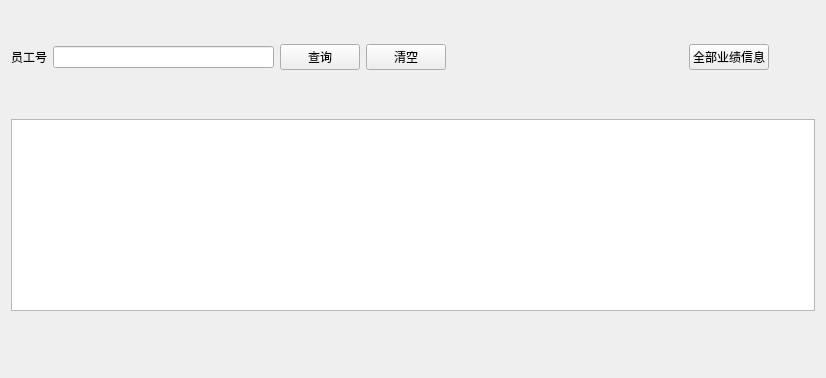
     <widget class="QWidget" name="tab_4">
      <attribute name="title">
       <string>业绩查看</string>
      </attribute>
      <layout class="QGridLayout" name="gridLayout_13">
       <item row="0" column="2">
        <spacer name="verticalSpacer_31">
         <property name="orientation">
          <enum>Qt::Vertical</enum>
         </property>
         <property name="sizeType">
          <enum>QSizePolicy::Fixed</enum>
         </property>
         <property name="sizeHint" stdset="0">
          <size>
           <width>215</width>
           <height>33</height>
          </size>
         </property>
        </spacer>
       </item>
       <item row="3" column="0" colspan="8">
        <widget class="QTableWidget" name="tw_ygyj">
         <property name="font">
          <font>
           <pointsize>10</pointsize>
          </font>
         </property>
        </widget>
       </item>
       <item row="1" column="0">
        <widget class="QLabel" name="label_57">
         <property name="text">
          <string>员工号</string>
         </property>
        </widget>
       </item>
       <item row="4" column="0">
        <spacer name="verticalSpacer_29">
         <property name="orientation">
          <enum>Qt::Vertical</enum>
         </property>
         <property name="sizeType">
          <enum>QSizePolicy::Fixed</enum>
         </property>
         <property name="sizeHint" stdset="0">
          <size>
           <width>10</width>
           <height>56</height>
          </size>
         </property>
        </spacer>
       </item>
       <item row="1" column="7">
        <spacer name="horizontalSpacer_50">
         <property name="orientation">
          <enum>Qt::Horizontal</enum>
         </property>
         <property name="sizeHint" stdset="0">
          <size>
           <width>40</width>
           <height>20</height>
          </size>
         </property>
        </spacer>
       </item>
       <item row="1" column="3">
        <widget class="QPushButton" name="btn_ygyj">
         <property name="maximumSize">
          <size>
           <width>175</width>
           <height>16777215</height>
          </size>
         </property>
         <property name="text">
          <string>查询</string>
         </property>
        </widget>
       </item>
       <item row="1" column="6">
        <widget class="QPushButton" name="btn_syygyj">
         <property name="text">
          <string>全部业绩信息</string>
         </property>
        </widget>
       </item>
       <item row="1" column="1" colspan="2">
        <widget class="QLineEdit" name="let_ygh"/>
       </item>
       <item row="1" column="5">
        <spacer name="horizontalSpacer_51">
         <property name="orientation">
          <enum>Qt::Horizontal</enum>
         </property>
         <property name="sizeType">
          <enum>QSizePolicy::Expanding</enum>
         </property>
         <property name="sizeHint" stdset="0">
          <size>
           <width>231</width>
           <height>20</height>
          </size>
         </property>
        </spacer>
       </item>
       <item row="2" column="1">
        <spacer name="verticalSpacer_30">
         <property name="orientation">
          <enum>Qt::Vertical</enum>
         </property>
         <property name="sizeType">
          <enum>QSizePolicy::Fixed</enum>
         </property>
         <property name="sizeHint" stdset="0">
          <size>
           <width>0</width>
           <height>43</height>
          </size>
         </property>
        </spacer>
       </item>
       <item row="1" column="4">
        <widget class="QPushButton" name="btn_yjckclear">
         <property name="text">
          <string>清空</string>
         </property>
        </widget>
       </item>
      </layout>
     </widget>
